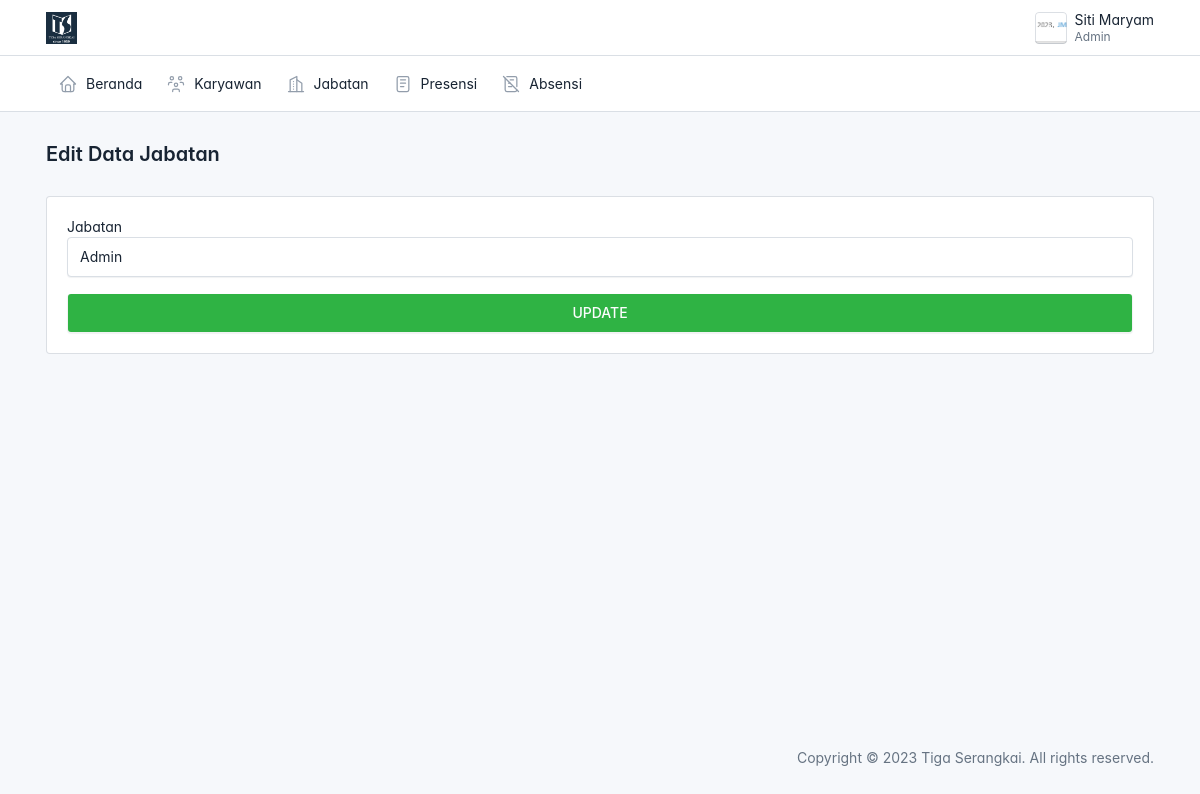
The app's page /admin/jabatan/edit.php?id=5 (signed in) with its own data.
### tables this page shows
CREATE TABLE `karyawan` (
  `id` int(11) NOT NULL,
  `nik` varchar(15) NOT NULL,
  `nama` varchar(50) NOT NULL,
  `jenis_kelamin` varchar(10) NOT NULL,
  `alamat` varchar(255) NOT NULL,
  `no_hp` varchar(15) NOT NULL,
  `jabatan` varchar(50) NOT NULL,
  `foto` varchar(255) NOT NULL
);

CREATE TABLE `jabatan` (
  `id` int(11) NOT NULL,
  `jabatan` varchar(50) NOT NULL
);

### config.php (called while the page is built, shortened)
<?php
function base_url($url = null)
{
    $base_url = 'http://localhost/e-presensi';
    if ($url != null) {
        return $base_url . '/'. $url;
    } else {
        return $base_url;
    }
}
?>

### admin/jabatan/edit.php (the view, shortened to what this page needs)
<?php
$judul = " Edit Data Jabatan";
include('../layouts/header.php');
require_once('../../config.php');
$id =  isset($_GET['id']) ? $_GET['id'] : $_POST['id'];
$result = mysqli_query($connection, "SELECT*FROM jabatan WHERE id=$id");
while($jabatan = mysqli_fetch_array($result))
{
    $nama_jabatan = $jabatan['jabatan'];
}
?>
        <div class="page-body">
          <div class="container-xl">
            <div class="card">
                <div class="card-body">
                    <form action="<?= base_url('admin/jabatan/edit.php') ?>" method="POST">
                        <div class="mb-3">
                            <label for="">Jabatan</label>
                            <input type="text" class="form-control" name="jabatan" value="<?= $nama_jabatan ?>">
                        </div>
                        <button type="submit" name="update" class="form-control btn btn-success">UPDATE</button>
                    </form>
                </div>
            </div>
          </div>
        </div>
<?php include('../layouts/footer.php');?>

### admin/layouts/header.php (shortened to what this page needs)
<?php
global $judul;
require_once('../../config.php');
$connection = mysqli_connect($db_host, $db_user, $db_pass, $db_name);
$id = $_SESSION['id'];
$query = "SELECT nama, jabatan,foto FROM karyawan WHERE id = ?";
$stmt = mysqli_prepare($connection, $query);
mysqli_stmt_bind_param($stmt, 'i', $id);
mysqli_stmt_execute($stmt);
$result = mysqli_stmt_get_result($stmt);
if ($result && mysqli_num_rows($result) > 0) {
    $user = mysqli_fetch_assoc($result);
} else {
    $namaUser = "Nama tidak ditemukan";
    $jabatanUser = "Jabatan tidak ditemukan";
}
?>
<!doctype html>
<html lang="en">
  <head>
    <link href="<?= base_url('assets/css/tabler.min.css?1692870487') ?>" rel="stylesheet"/>
    <link href="<?= base_url('assets/css/tabler-vendors.min.css?1692870487') ?>" rel="stylesheet"/>
    <link href="<?= base_url('assets/css/demo.min.css?1692870487') ?>" rel="stylesheet"/>
  </head>
  <body >
    <div class="page">
      <header class="navbar navbar-expand-md d-print-none" >
        <div class="container-xl">
          <h1 class="navbar-brand navbar-brand-autodark d-none-navbar-horizontal pe-0 pe-md-3">
            <a href=".">
              <img src="<?= base_url('assets/img/logo.png')?>" width="110" height="32" alt="Tabler" class="navbar-brand-image">
            </a>
          </h1>
          <div class="navbar-nav flex-row order-md-last">
            <div class="nav-item dropdown">
              <a href="#" class="nav-link d-flex lh-1 text-reset p-0" data-bs-toggle="dropdown" aria-label="Open user menu">
                <span class="avatar avatar-sm" style="background-image: url('../../assets/img/foto_karyawan/<?= htmlspecialchars($user['foto']) ?>')"></span>
                <div class="d-none d-xl-block ps-2">
                <div><?= htmlspecialchars($user['nama']) ?></div>
                <div class="mt-1 small text-secondary"><?= htmlspecialchars($user['jabatan']) ?></div>
                </div>
              </a>
            </div>
          </div>
        </div>
      </header>
      <header class="navbar-expand-md">
        <div class="collapse navbar-collapse" id="navbar-menu">
          <div class="navbar">
            <div class="container-xl">
              <ul class="navbar-nav">
                <li class="nav-item">
                  <a class="nav-link" href="<?= base_url('admin/beranda/beranda.php') ?>" >
                    <span class="nav-link-icon d-md-none d-lg-inline-block">
                    </span>
                    <span class="nav-link-title">
                      Beranda
                    </span>
                  </a>
                </li>
                <li class="nav-item">
                  <a class="nav-link" href="<?= base_url('admin/karyawan/karyawan.php') ?>" >
                    <span class="nav-link-icon d-md-none d-lg-inline-block">
                    </span>
                    <span class="nav-link-title">
                      Karyawan
                    </span>
                  </a>
                </li>
                <li class="nav-item">
                  <a class="nav-link" href="<?= base_url('admin/jabatan/jabatan.php') ?>" >
                    <span class="nav-link-icon d-md-none d-lg-inline-block">
                    </span>
                    <span class="nav-link-title">
                      Jabatan
                    </span>
                  </a>
                </li>
                <li class="nav-item">
                  <a class="nav-link" href="<?= base_url('admin/presensi/rekap.php') ?>" >
                    <span class="nav-link-icon d-md-none d-lg-inline-block">
                    </span>
                    <span class="nav-link-title">
                      Presensi
                    </span>
                  </a>
                </li>
                <li class="nav-item">
                  <a class="nav-link" href="<?= base_url('admin/absensi/absensi.php') ?>" >
                    <span class="nav-link-icon d-md-none d-lg-inline-block">
                    </span>
                    <span class="nav-link-title">
                      Absensi
                    </span>
                  </a>
                </li>
              </ul>
            </div>
          </div>
        </div>
      </header>
      <div class="page-wrapper">
        <div class="page-header d-print-none">
          <div class="container-xl">
            <div class="row g-2 align-items-center">
              <div class="col">
                <h2 class="page-title">
                  <?= $judul ?>
                </h2>
              </div>
            </div>
          </div>
        </div>

### admin/layouts/header.php (style rules this page uses)
:root { --tblr-font-sans-serif: 'Inter Var', -apple-system, BlinkMacSystemFont, San Francisco, Segoe UI, Roboto, Helvetica Neue, sans-serif; }
body { font-feature-settings: "cv03", "cv04", "cv11"; }

### records on screen
karyawan: foto (picture), nama "Siti Maryam", jabatan "Admin"
jabatan: jabatan "Admin"

### other values on screen
$judul "Edit Data Jabatan"
